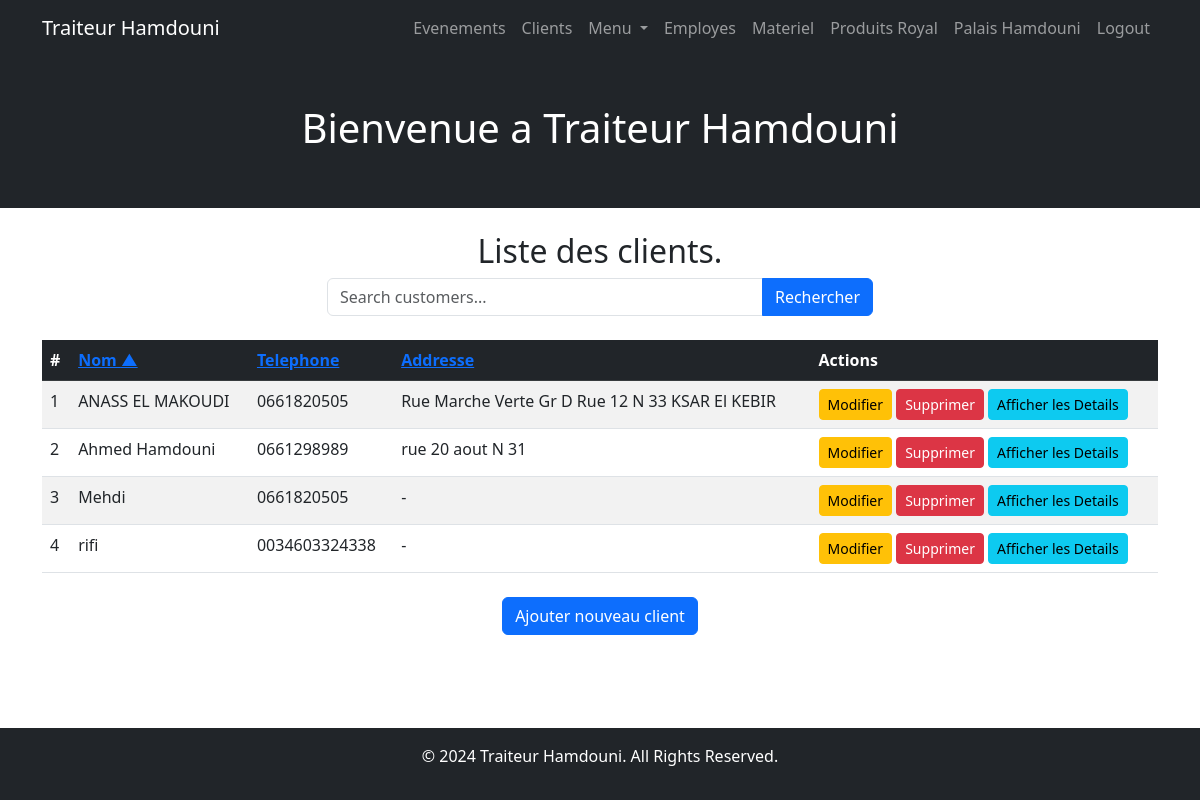
Page /client/customer-list/ (signed in) on the earlier database version.
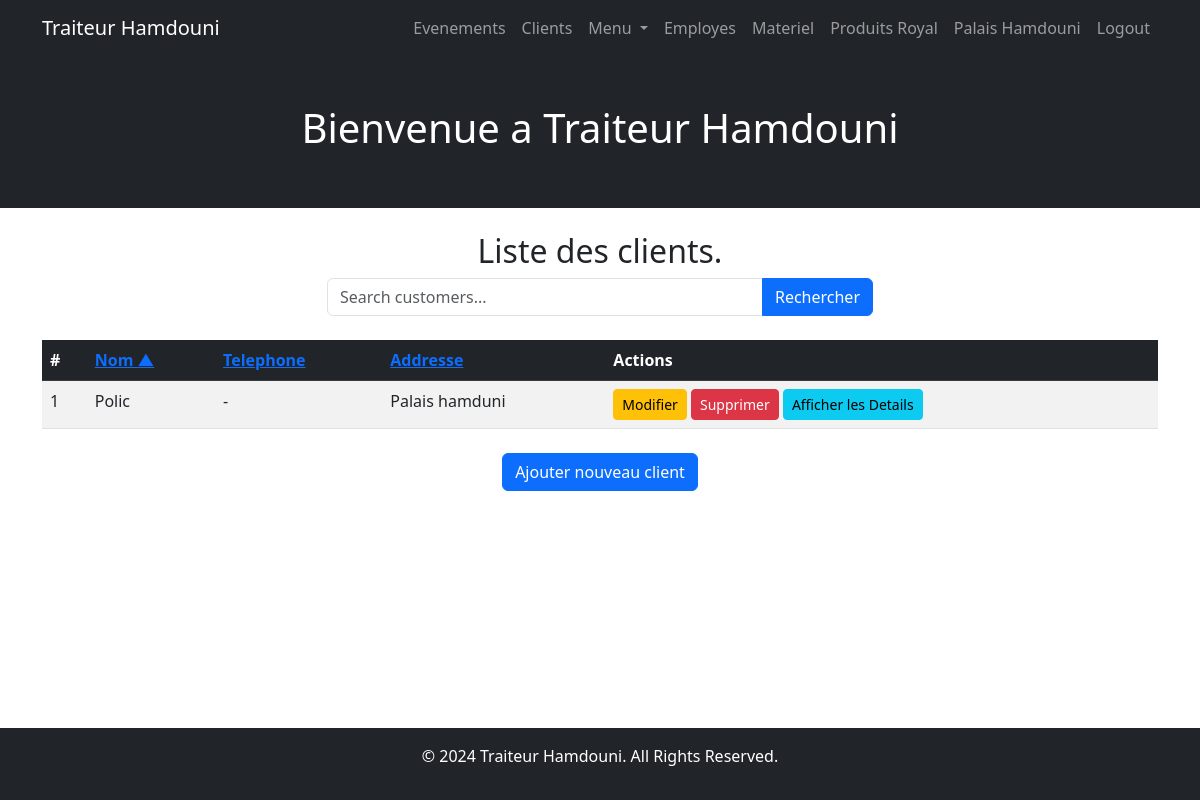
Same page on the later database version.
### client/models.py (models this page shows, shortened)
class Customer(models.Model):
    full_name = models.CharField(max_length=255, verbose_name="Full Name")
    phone_number = models.CharField(max_length=15, verbose_name="Phone Number")
    address = models.TextField(verbose_name="Address")

### client/views.py (the view)
# urls.py: path('customer-list/', customer_list, name='customer_list'),
def customer_list(request):
    search_query = request.GET.get('q', '')  # Get the search query from the URL parameters
    sort_by = request.GET.get('sort_by', 'full_name')  # Default sort by 'full_name'
    order = request.GET.get('order', 'asc')  # Default order is 'asc'
    if order == 'desc':
        sort_by = f'-{sort_by}'
    customers = Customer.objects.filter(
        Q(full_name__icontains=search_query) |
        Q(phone_number__icontains=search_query) |
        Q(address__icontains=search_query)
    ).order_by(sort_by)
    return render(request, 'client/customer_list.html', {
        'customers': customers,
        'current_sort': sort_by.lstrip('-'),
        'current_order': order,
        'search_query': search_query  # Pass the search query to the template
    })

### client/templates/client/customer_list.html (shortened to what this page needs)
{% extends 'base.html' %}
{% block content %}
<h2 class="text-center">Liste des clients.</h2>
<div class="row mb-4">
    <div class="col-md-6 offset-md-3">
        <form method="get" action="{% url 'customer_list' %}">
            <div class="input-group">
                <input type="text" name="q" class="form-control" placeholder="Search customers..." value="{{ search_query }}">
                <button type="submit" class="btn btn-primary">Rechercher</button>
            </div>
        </form>
    </div>
</div>
<table class="table table-striped mt-4">
    <thead class="table-dark">
        <tr>
            <th>#</th>
            <th>
                <a href="?sort_by=full_name&order={% if current_sort == 'full_name' and current_order == 'asc' %}desc{% else %}asc{% endif %}">
                    Nom
                    {% if current_sort == 'full_name' %}
                        <span>{% if current_order == 'asc' %}▲{% else %}▼{% endif %}</span>
                    {% endif %}
                </a>
            </th>
            <th>
                <a href="?sort_by=phone_number&order={% if current_sort == 'phone_number' and current_order == 'asc' %}desc{% else %}asc{% endif %}">
                    Telephone
                </a>
            </th>
            <th>
                <a href="?sort_by=address&order={% if current_sort == 'address' and current_order == 'asc' %}desc{% else %}asc{% endif %}">
                    Addresse
                </a>
            </th>
            <th>Actions</th>
        </tr>
    </thead>
    <tbody>
        {% for customer in customers %}
        <tr>
            <td>{{ forloop.counter }}</td>
            <td>{{ customer.full_name }}</td>
            <td>{{ customer.phone_number }}</td>
            <td>{{ customer.address }}</td>
            <td>
                <a href="{% url 'edit_customer' customer.pk %}" class="btn btn-sm btn-warning">Modifier</a>
                <a href="{% url 'delete_customer' customer.pk %}" class="btn btn-sm btn-danger">Supprimer</a>
                <a href="{% url 'customer_detail' customer.pk %}" class="btn btn-sm btn-info">Afficher les Details</a>
            </td>
        </tr>
        {% empty %}
        <tr>
            <td colspan="5" class="text-center">Pas de client.</td>
        </tr>
        {% endfor %}
    </tbody>
</table>
<div class="text-center mt-4">
    <a href="{% url 'add_customer' %}" class="btn btn-primary">Ajouter nouveau client</a>
</div>
{% endblock %}

Differences in the rows shown:
removed Customer: full_name "ANASS EL MAKOUDI", phone_number "0661820505", address "Rue Marche Verte Gr D Rue 12 N 33 KSAR El KEBIR"
removed Customer: full_name "Ahmed Hamdouni", phone_number "0661298989", address "rue 20 aout N 31"
removed Customer: full_name "Mehdi", phone_number "0661820505", address "-"
removed Customer: full_name "rifi", phone_number "0034603324338", address "-"
added Customer: full_name "Polic", phone_number "-", address "Palais hamduni"
